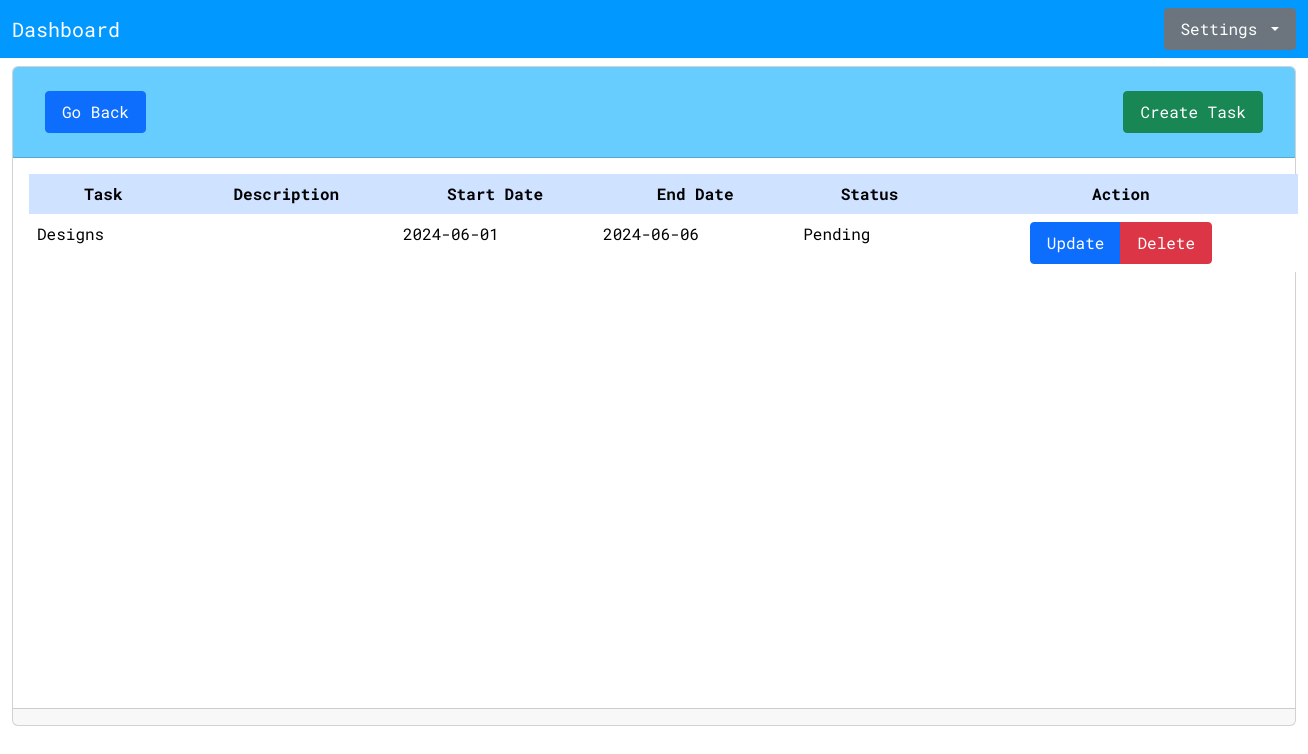
The page /sites/task.php?project_id=12 (signed in) on the database its author committed.
### tables this page shows
CREATE TABLE `tbl_tasks` (
  `task_id` int(10) NOT NULL,
  `project_id` int(10) NOT NULL,
  `name` varchar(50) NOT NULL,
  `description` text NOT NULL,
  `start_date` date NOT NULL,
  `end_date` date NOT NULL,
  `status` varchar(50) NOT NULL
);

### models/displayTasks.php (the view)
<?php
if (isset($_GET['project_id'])) {
  include '../config/db_connection.php';
  $project_id = mysqli_real_escape_string($conn, $_GET['project_id']);
  if ($project_id !== null) {
    $sql = "SELECT * FROM tbl_tasks WHERE project_id = '$project_id'";
    $result = $conn->query($sql);
    if ($result->num_rows > 0) {
      while ($row = $result->fetch_assoc()) {
?>
        <tr>
          <td><?php echo $row['name']; ?></td>
          <td><?php echo $row['description']; ?></td>
          <td><?php echo $row['start_date']; ?></td>
          <td><?php echo $row['end_date']; ?></td>
          <td><?php echo $row['status']; ?></td>
          <td class="text-center">
            <div class="btn-group">
              <button type="button" class="btn btn-primary" onclick="updateTask(this.value)" value="<?php echo $row['task_id']; ?>">Update</button>
              <button type="button" class="btn btn-danger" onclick="deleteTask(this.value)" value="<?php echo $row['task_id']; ?>">Delete</button>
            </div>
          </td>
        </tr>
      <?php
      }
    } else {
      ?>
      <tr>
        <td colspan="6" class="text-center text-danger">No Tasks Found</td>
      </tr>
<?php
    }
  }
}
?>

### assets/global css/index.css (style rules this page uses)
body { font-family: Roboto Mono; }
.btn { padding: 0.5rem 1rem; font-size: 1rem; border-radius: 0.25rem; }

### rows shown on the page
tbl_tasks: name "Designs", start_date "2024-06-01", end_date "2024-06-06", status "Pending", $row['task_id'] 117 (drawn)
